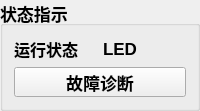
         <widget class="QGroupBox" name="groupBox_3">
          <property name="maximumSize">
           <size>
            <width>16777215</width>
            <height>100</height>
           </size>
          </property>
          <property name="font">
           <font>
            <pointsize>13</pointsize>
            <weight>75</weight>
            <bold>true</bold>
           </font>
          </property>
          <property name="title">
           <string>状态指示</string>
          </property>
          <layout class="QGridLayout" name="gridLayout_2">
           <item row="1" column="1">
            <widget class="QLabel" name="label_led">
             <property name="text">
              <string>LED</string>
             </property>
            </widget>
           </item>
           <item row="1" column="0">
            <widget class="QLabel" name="label_4">
             <property name="font">
              <font>
               <pointsize>12</pointsize>
               <weight>75</weight>
               <bold>true</bold>
              </font>
             </property>
             <property name="text">
              <string>运行状态</string>
             </property>
            </widget>
           </item>
           <item row="2" column="0" colspan="2">
            <widget class="QPushButton" name="pbtn_Diagnosis">
             <property name="minimumSize">
              <size>
               <width>0</width>
               <height>30</height>
              </size>
             </property>
             <property name="font">
              <font>
               <pointsize>13</pointsize>
               <weight>75</weight>
               <bold>true</bold>
              </font>
             </property>
             <property name="text">
              <string>故障诊断</string>
             </property>
            </widget>
           </item>
          </layout>
         </widget>
